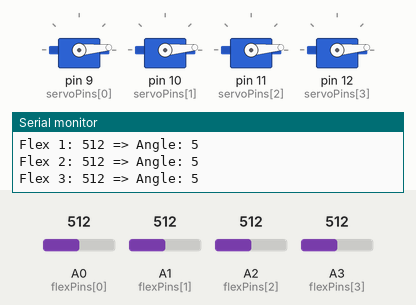
This sketch was run on a simulated Arduino Uno, built with avr-gcc and run on an emulated ATmega328P. On the bench: 4 × servo, the last lines printed to the serial monitor. Inputs (shaded band) come from the test bench; at power-on: A0 (flexPins[0]) = 512, A1 (flexPins[1]) = 512, A2 (flexPins[2]) = 512, A3 (flexPins[3]) = 512.

Above: at 1.2 s.
1.3 s: A0 (flexPins[0]) set to 716
At 2.5 s:
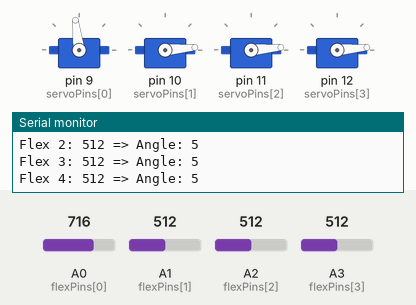
2.8 s: A1 (flexPins[1]) set to 716
At 3.7 s:
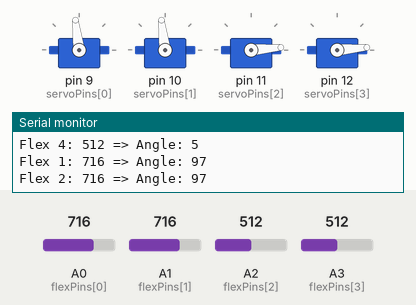
4.3 s: A2 (flexPins[2]) set to 716
At 4.8 s:
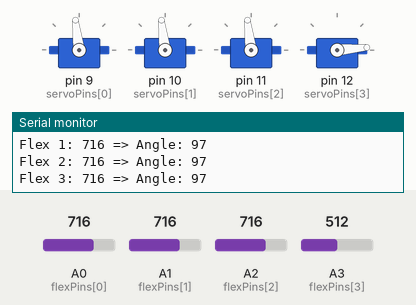
5.9 s: A3 (flexPins[3]) set to 716
At 6.7 s:
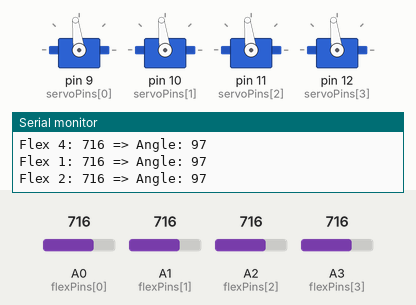
7.4 s: A0 (flexPins[0]) set to 30
At 8.6 s:
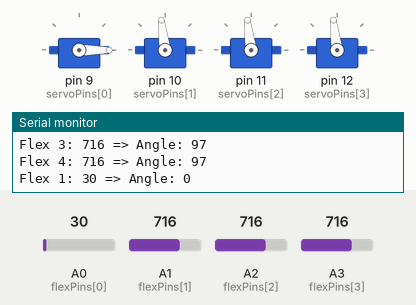
8.9 s: A1 (flexPins[1]) set to 910
At 9.5 s:
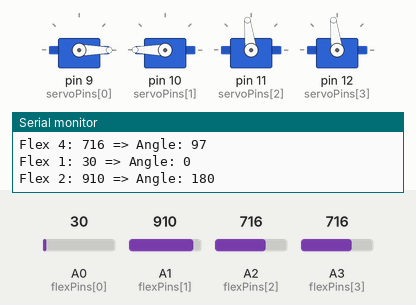
Timing chart, 0 to 11.5 s (numbered marks = the images above; inputs shaded):
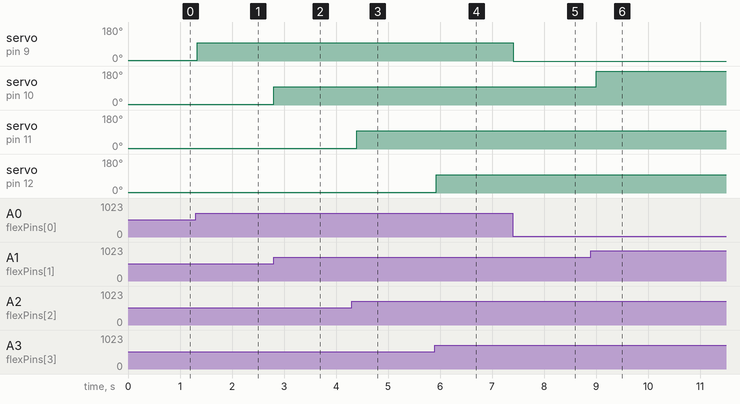

The sketch:

prosthetic_hand.ino
```cpp
#include <Servo.h>

Servo servo1;
Servo servo2;
Servo servo3;
Servo servo4;

const int flexPins[4] = {A0, A1, A2, A3};
const int servoPins[4] = {9, 10, 11, 12};

const int flexMin = 500;
const int flexMax = 900;

void setup() {

  for (int i = 0; i < 4; i++) {
    pinMode(flexPins[i], INPUT);
  }

  servo1.attach(servoPins[0]);
  servo2.attach(servoPins[1]);
  servo3.attach(servoPins[2]);
  servo4.attach(servoPins[3]);

  Serial.begin(9600);
}

void loop() {

  for (int i = 0; i < 4; i++) {

    int flexValue = analogRead(flexPins[i]);

    int angle = map(flexValue, flexMin, flexMax, 0, 180);

    angle = constrain(angle, 0, 180);

    switch (i) {

      case 0:
        servo1.write(angle);
        break;

      case 1:
        servo2.write(angle);
        break;

      case 2:
        servo3.write(angle);
        break;

      case 3:
        servo4.write(angle);
        break;
    }

    Serial.print("Flex ");
    Serial.print(i + 1);
    Serial.print(": ");
    Serial.print(flexValue);
    Serial.print(" => Angle: ");
    Serial.println(angle);
  }

  delay(50);
}
```

Measured:
- after the input at 1.3 s, servo on pin 9 (servoPins[0]): 5° → 97° at once
- after the input at 2.8 s, servo on pin 10 (servoPins[1]): 5° → 97° at once
- after the input at 4.3 s, servo on pin 11 (servoPins[2]): 5° → 97° after 0.10 s
- after the input at 5.9 s, servo on pin 12 (servoPins[3]): 5° → 97° at once
- after the input at 7.4 s, servo on pin 9 (servoPins[0]): 97° → 0° at once
- after the input at 8.9 s, servo on pin 10 (servoPins[1]): 97° → 180° after 0.10 s
